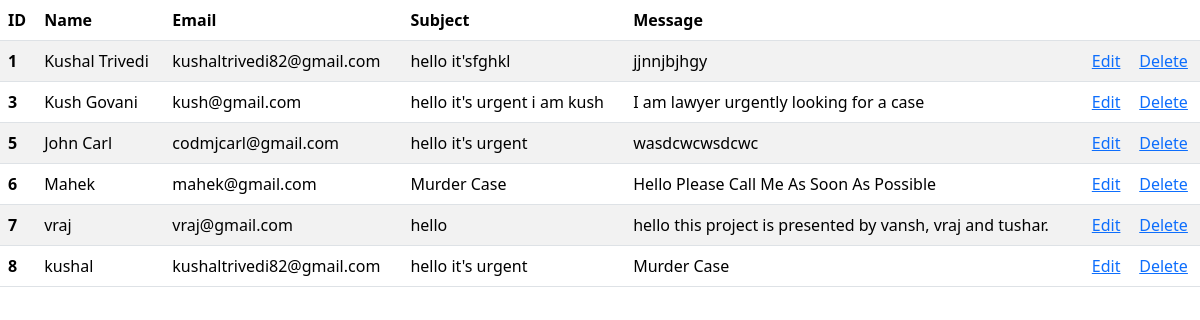
The page /show on the database its author committed.
### myapp/models.py (models this page shows)
class contactus(models.Model):
    cname=models.CharField(max_length=20)
    cemail=models.EmailField()
    csub=models.CharField(max_length=50)
    cmsg=models.CharField(max_length=200)

### myapp/views.py (the view)
# urls.py: path('show', views.show),
def show(request):
    data=contactus.objects.all
    return render(request,'myapp/show.html',{'data':data})

### templates/myapp/show.html (shortened to what this page needs)
<!DOCTYPE html>
<link href="https://cdn.jsdelivr.net/npm/bootstrap@5.3.3/dist/css/bootstrap.min.css" rel="stylesheet">
<html lang="en">
<head>
</head>
<body>
<table class="table table-striped table-hover">
  <thead>
    <tr>
      <th>ID</th>
      <th>Name</th>
      <th>Email</th>
      <th>Subject</th>
      <th>Message</th>
      <th></th>
      <th ></th>
    </tr>
  </thead>
  <tbody>
  {%for i in data%}
    <tr>
      <th>{{i.id}}</th>
      <td>{{i.cname}}</td>
      <td>{{i.cemail}}</td>
      <td>{{i.csub}}</td>
      <td>{{i.cmsg}}</td>
      <td><a href="update/{{i.id}}">Edit</a></td>
      <td><a href="delete/{{i.id}}">Delete</a></td>
    </tr>
  {%endfor%}
  </tbody>
</table>
</body>
</html>

### rows shown on the page
contactus: id "1", cname "Kushal Trivedi", cemail "kushaltrivedi82@gmail.com", csub "hello it'sfghkl", cmsg "jjnnjbjhgy"
contactus: id "3", cname "Kush Govani", cemail "kush@gmail.com", csub "hello it's urgent i am kush", cmsg "I am lawyer urgently looking for a case"
contactus: id "5", cname "John Carl", cemail "codmjcarl@gmail.com", csub "hello it's urgent", cmsg "wasdcwcwsdcwc"
contactus: id "6", cname "Mahek", cemail "mahek@gmail.com", csub "Murder Case", cmsg "Hello Please Call Me As Soon As Possible"
contactus: id "7", cname "vraj", cemail "vraj@gmail.com", csub "hello", cmsg "hello this project is presented by vansh, vraj and tushar."
contactus: id "8", cname "kushal", cemail "kushaltrivedi82@gmail.com", csub "hello it's urgent", cmsg "Murder Case"
